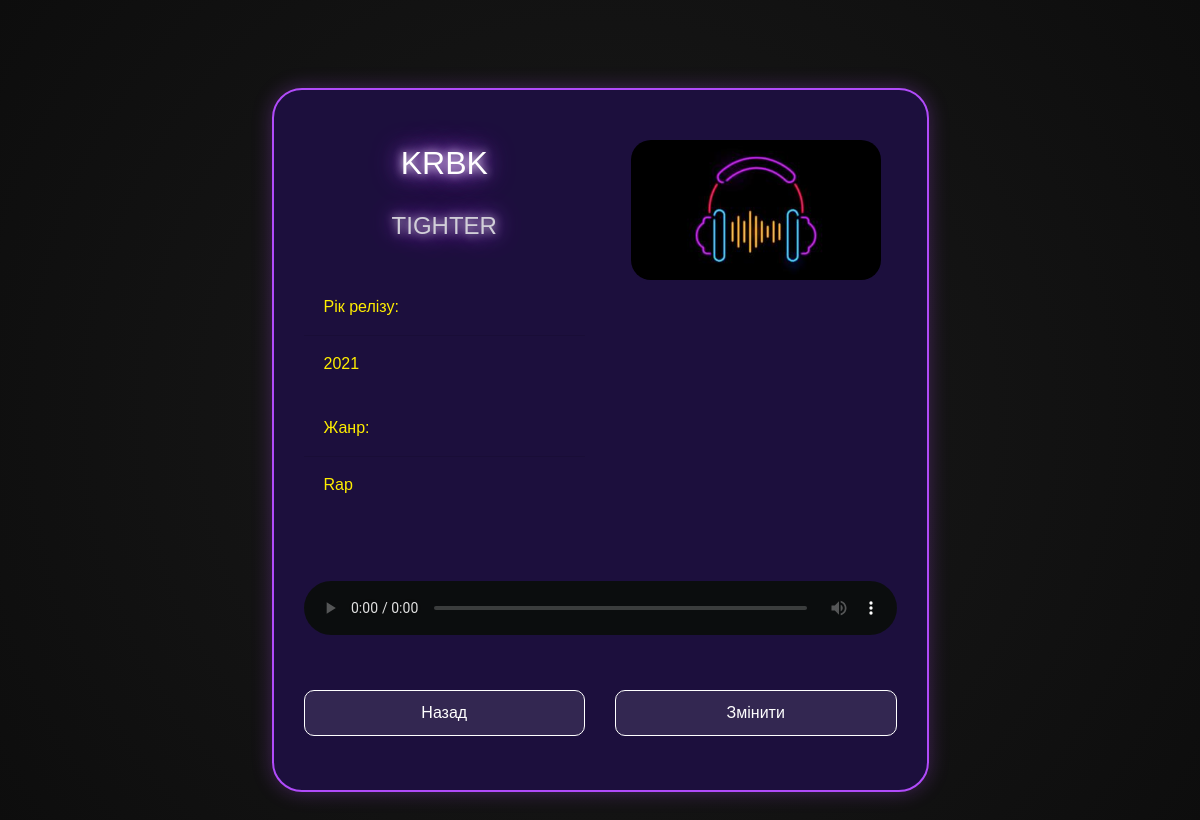
The app's page /song/1, older data.
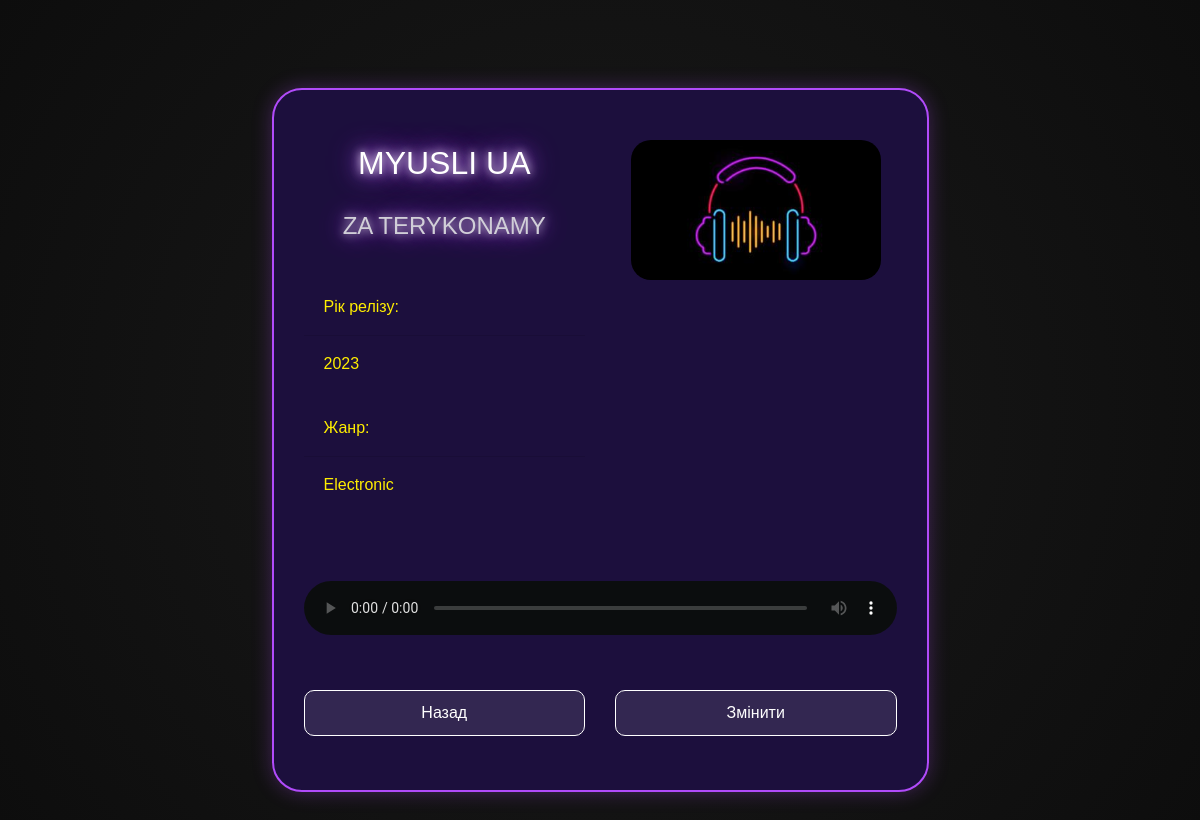
The same page, newer data.
### services/models.py (models this page shows, shortened)
class Song(Base):
    __tablename__ = 'songs'
    id = Column(Integer, primary_key=True)
    year = Column(Integer)
    name = Column(String)
    author = Column(String)
    audio = Column(String)
    genre = Column(String)

### main.py (the view)
@app.get("/song/{song_id}")
async def p_song(request: Request, song_id: int):
    song_correct = ORM.get_song_by_id(song_id)
    return templates.TemplateResponse(request=request, name="song.html", context={"song_correct": song_correct})

### templates/song.html (shortened to what this page needs)
<!DOCTYPE html>
<html lang="uk">
<head>
    <link rel="stylesheet" href="https://cdn.jsdelivr.net/npm/bootstrap@4.6.2/dist/css/bootstrap.min.css">
    <link rel="stylesheet" href="{{url_for('static', path='/audio-server.css')}}">
</head>
<body>
  <br><br>
  <div class="container">
    <div class="row">
      <div class="col-md-2"></div>
      <div class="col-md-8">
        <div class="main-song">
          <div class="row">
            <div class="col-md-6">
              <br>
              <h2 class="h-txt">{{song_correct.author}}</h2>
              <h3 class="h-txt" style="font-size: 1.5rem; opacity: 0.8;">{{song_correct.name}}</h3>
              <br>
              <p class="p-txt-song">Рік релізу:</p>
              <hr class="hr-song">
              <p class="p-txt-song">{{song_correct.year}}</p>
              <br>
              <p class="p-txt-song">Жанр:</p>
              <hr class="hr-song">
              <p class="p-txt-song">{{song_correct.genre}}</p>
              <br>
            </div>
            <div class="col-md-6 text-center">
              <div class="img-container" style="margin-top: 20px;">
                <img src="{{url_for('static', path='/music.jpg')}}" class="img-fluid img-song" style="max-width: 250px; border-radius: 20px;">
              </div>
            </div>
          </div>
          <br>
          <div class="row">
            <div class="col-md-12">
              <audio src="{{url_for('static', path='/' + song_correct.audio)}}" controls class="audio-song"></audio>
            </div>
          </div>
          <br><br>
          <div class="row text-center">
              <div class="col-md-6">
                  <a href="{{ url_for('main_page') }}">
                      <button class="button-back w-100">Назад</button>
                  </a>
              </div>
              <div class="col-md-6">
                  <a href="{{ url_for('page_change', song_id=song_correct.id) }}">
                      <button class="button-change w-100">Змінити</button>
                  </a>
              </div>
          </div>
          <br>
        </div>
      </div>
      <div class="col-md-2"></div>
    </div>
  </div>
</body>
</html>

Row changes from the older to the newer data that the page shows:
changed Song: author "KRBK" → "MYUSLI UA"; name "TIGHTER" → "ZA TERYKONAMY"; year "2021" → "2023"; genre "Rap" → "Electronic"
